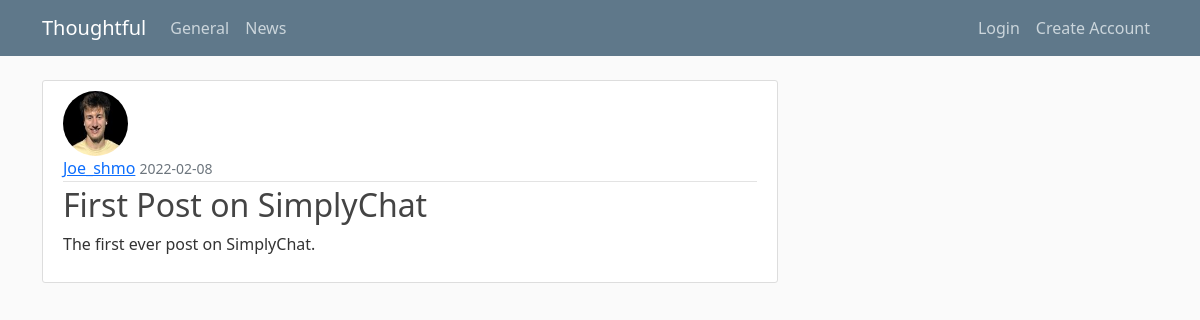
Before: /post/1 with the older database file.
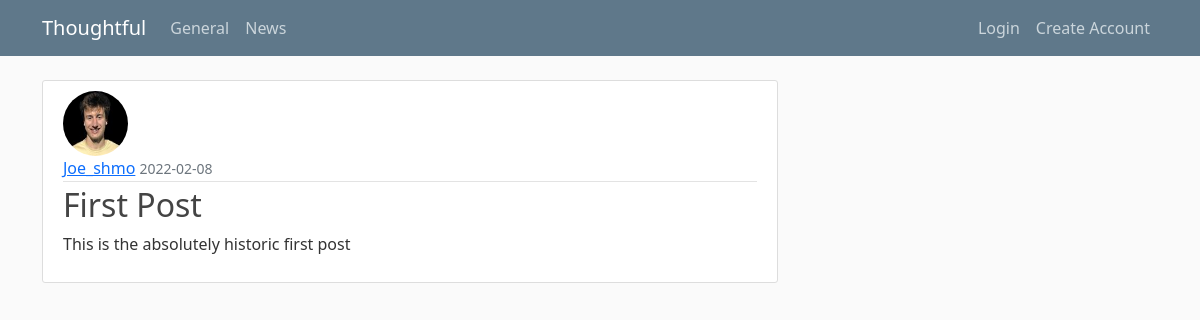
After: the same page with the newer database file.
### App/models.py (models this page shows, shortened)
class Post(db.Model):
     id = db.Column(db.Integer, primary_key = True)
     title = db.Column(db.String(100), nullable = False)
     date_posted = db.Column(db.DateTime, nullable = False, default = datetime.utcnow)
     content = db.Column(db.Text, nullable = False)
     user_id = db.Column(db.Integer, db.ForeignKey('user.id'), nullable = False)

### App/posts/routes.py (the view)
@posts.route("/post/<int:post_id>")
def post(post_id):
    post = Post.query.get_or_404(post_id)
    return render_template('post.html', title=post.title, post=post)

### App/templates/post.html (shortened to what this page needs)
{% extends 'layout.html' %}
{% block content %}
    <article class="media content-section">
        <img class="rounded-circle article-img" src="{{ url_for('static', filename='profile_pics/' + post.author.image_file) }}">
        <div class="media-body">
          <div class="article-metadata">
            <a class="mr-2" href="{{ url_for('users.user_posts', username=post.author.username) }}">{{ post.author.username }}</a>
            <small class="text-muted">{{ post.date_posted.strftime('%Y-%m-%d') }}</small>
          </div>
          <h2 class="article-title">{{ post.title }}</h2>
          <p class="article-content">{{ post.content }}</p>
        </div>
      </article>
{% endblock content %}

Changed rows visible on the page:
changed Post: title "First Post on SimplyChat" → "First Post"; content "The first ever post on SimplyChat." → "This is the absolutely historic first post"
